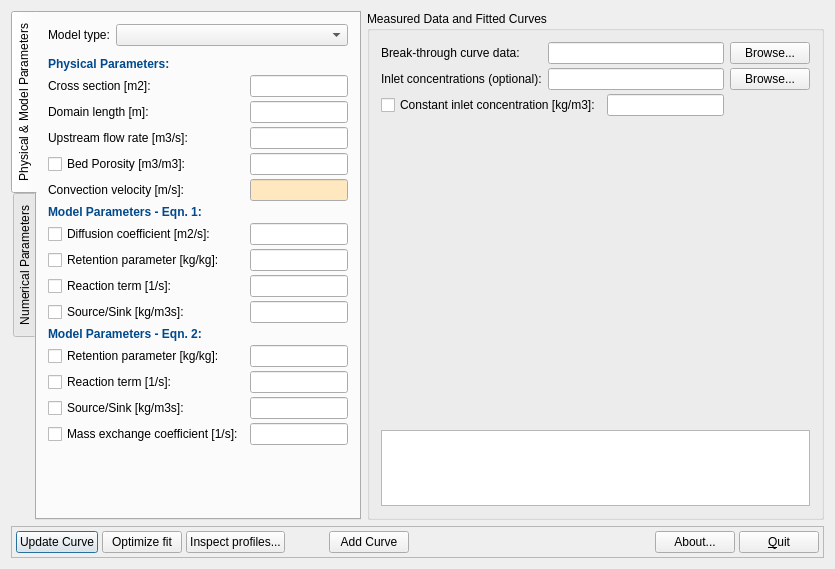
<?xml version="1.0" encoding="UTF-8"?>
<ui version="4.0">
 <class>CXTSimFit</class>
 <widget class="QDialog" name="CXTSimFit">
  <property name="geometry">
   <rect>
    <x>0</x>
    <y>0</y>
    <width>835</width>
    <height>569</height>
   </rect>
  </property>
  <property name="windowTitle">
   <string>CXT-SimFit</string>
  </property>
  <property name="windowIcon">
   <iconset resource="../resources/CXTSimFit.qrc">
    <normaloff>:/icons/icon_32.png</normaloff>:/icons/icon_32.png</iconset>
  </property>
  <layout class="QGridLayout" name="gridLayout_4">
   <item row="0" column="0">
    <widget class="QTabWidget" name="tabWidget">
     <property name="maximumSize">
      <size>
       <width>350</width>
       <height>16777215</height>
      </size>
     </property>
     <property name="tabPosition">
      <enum>QTabWidget::West</enum>
     </property>
     <property name="currentIndex">
      <number>0</number>
     </property>
     <widget class="QWidget" name="tab">
      <attribute name="title">
       <string>Physical &amp;&amp; Model Parameters</string>
      </attribute>
      <layout class="QVBoxLayout" name="verticalLayout">
       <item>
        <layout class="QHBoxLayout" name="horizontalLayout_3">
         <item>
          <widget class="QLabel" name="label_2">
           <property name="sizePolicy">
            <sizepolicy hsizetype="Minimum" vsizetype="Preferred">
             <horstretch>0</horstretch>
             <verstretch>0</verstretch>
            </sizepolicy>
           </property>
           <property name="text">
            <string>Model type:</string>
           </property>
          </widget>
         </item>
         <item>
          <widget class="QComboBox" name="comboBoxModel">
           <property name="sizePolicy">
            <sizepolicy hsizetype="MinimumExpanding" vsizetype="Fixed">
             <horstretch>0</horstretch>
             <verstretch>0</verstretch>
            </sizepolicy>
           </property>
          </widget>
         </item>
        </layout>
       </item>
       <item>
        <spacer name="verticalSpacer_2">
         <property name="orientation">
          <enum>Qt::Vertical</enum>
         </property>
         <property name="sizeType">
          <enum>QSizePolicy::Fixed</enum>
         </property>
         <property name="sizeHint" stdset="0">
          <size>
           <width>20</width>
           <height>5</height>
          </size>
         </property>
        </spacer>
       </item>
       <item>
        <layout class="QGridLayout" name="gridLayout">
         <property name="verticalSpacing">
          <number>4</number>
         </property>
         <item row="0" column="0" colspan="2">
          <widget class="QLabel" name="label_6">
           <property name="palette">
            <palette>
             <active>
              <colorrole role="WindowText">
               <brush brushstyle="SolidPattern">
                <color alpha="255">
                 <red>0</red>
                 <green>73</green>
                 <blue>141</blue>
                </color>
               </brush>
              </colorrole>
             </active>
             <inactive>
              <colorrole role="WindowText">
               <brush brushstyle="SolidPattern">
                <color alpha="255">
                 <red>0</red>
                 <green>73</green>
                 <blue>141</blue>
                </color>
               </brush>
              </colorrole>
             </inactive>
             <disabled>
              <colorrole role="WindowText">
               <brush brushstyle="SolidPattern">
                <color alpha="255">
                 <red>118</red>
                 <green>116</green>
                 <blue>108</blue>
                </color>
               </brush>
              </colorrole>
             </disabled>
            </palette>
           </property>
           <property name="font">
            <font>
             <weight>75</weight>
             <bold>true</bold>
            </font>
           </property>
           <property name="text">
            <string>Physical Parameters:</string>
           </property>
          </widget>
         </item>
         <item row="1" column="0">
          <widget class="QLabel" name="label_10">
           <property name="sizePolicy">
            <sizepolicy hsizetype="Expanding" vsizetype="Preferred">
             <horstretch>0</horstretch>
             <verstretch>0</verstretch>
            </sizepolicy>
           </property>
           <property name="text">
            <string>Cross section [m2]:</string>
           </property>
          </widget>
         </item>
         <item row="1" column="1">
          <widget class="QLineEdit" name="lineEditA">
           <property name="alignment">
            <set>Qt::AlignRight|Qt::AlignTrailing|Qt::AlignVCenter</set>
           </property>
          </widget>
         </item>
         <item row="2" column="0">
          <widget class="QLabel" name="label_11">
           <property name="text">
            <string>Domain length [m]:</string>
           </property>
          </widget>
         </item>
         <item row="2" column="1">
          <widget class="QLineEdit" name="lineEditL">
           <property name="alignment">
            <set>Qt::AlignRight|Qt::AlignTrailing|Qt::AlignVCenter</set>
           </property>
          </widget>
         </item>
         <item row="3" column="0">
          <widget class="QLabel" name="label_8">
           <property name="text">
            <string>Upstream flow rate [m3/s]:</string>
           </property>
          </widget>
         </item>
         <item row="3" column="1">
          <widget class="QLineEdit" name="lineEditq">
           <property name="alignment">
            <set>Qt::AlignRight|Qt::AlignTrailing|Qt::AlignVCenter</set>
           </property>
          </widget>
         </item>
         <item row="4" column="0">
          <widget class="QCheckBox" name="checkboxp">
           <property name="text">
            <string>Bed Porosity [m3/m3]:</string>
           </property>
          </widget>
         </item>
         <item row="4" column="1">
          <widget class="QLineEdit" name="lineEditp">
           <property name="alignment">
            <set>Qt::AlignRight|Qt::AlignTrailing|Qt::AlignVCenter</set>
           </property>
          </widget>
         </item>
         <item row="5" column="0">
          <widget class="QLabel" name="label_9">
           <property name="text">
            <string>Convection velocity [m/s]:</string>
           </property>
          </widget>
         </item>
         <item row="5" column="1">
          <widget class="QLineEdit" name="lineEditv">
           <property name="palette">
            <palette>
             <active>
              <colorrole role="Base">
               <brush brushstyle="SolidPattern">
                <color alpha="255">
                 <red>255</red>
                 <green>232</green>
                 <blue>191</blue>
                </color>
               </brush>
              </colorrole>
             </active>
             <inactive>
              <colorrole role="Base">
               <brush brushstyle="SolidPattern">
                <color alpha="255">
                 <red>255</red>
                 <green>232</green>
                 <blue>191</blue>
                </color>
               </brush>
              </colorrole>
             </inactive>
             <disabled>
              <colorrole role="Base">
               <brush brushstyle="SolidPattern">
                <color alpha="255">
                 <red>236</red>
                 <green>233</green>
                 <blue>216</blue>
                </color>
               </brush>
              </colorrole>
             </disabled>
            </palette>
           </property>
           <property name="alignment">
            <set>Qt::AlignRight|Qt::AlignTrailing|Qt::AlignVCenter</set>
           </property>
           <property name="readOnly">
            <bool>true</bool>
           </property>
          </widget>
         </item>
         <item row="7" column="0">
          <widget class="QCheckBox" name="checkboxD">
           <property name="text">
            <string>Diffusion coefficient [m2/s]:</string>
           </property>
          </widget>
         </item>
         <item row="7" column="1">
          <widget class="QLineEdit" name="lineEditD">
           <property name="alignment">
            <set>Qt::AlignRight|Qt::AlignTrailing|Qt::AlignVCenter</set>
           </property>
          </widget>
         </item>
         <item row="8" column="0">
          <widget class="QCheckBox" name="checkboxR">
           <property name="text">
            <string>Retention parameter [kg/kg]:</string>
           </property>
          </widget>
         </item>
         <item row="8" column="1">
          <widget class="QLineEdit" name="lineEditRC">
           <property name="alignment">
            <set>Qt::AlignRight|Qt::AlignTrailing|Qt::AlignVCenter</set>
           </property>
          </widget>
         </item>
         <item row="9" column="0">
          <widget class="QCheckBox" name="checkboxMuC">
           <property name="text">
            <string>Reaction term [1/s]:</string>
           </property>
          </widget>
         </item>
         <item row="9" column="1">
          <widget class="QLineEdit" name="lineEditMuC">
           <property name="alignment">
            <set>Qt::AlignRight|Qt::AlignTrailing|Qt::AlignVCenter</set>
           </property>
          </widget>
         </item>
         <item row="10" column="0">
          <widget class="QCheckBox" name="checkboxGammaC">
           <property name="text">
            <string>Source/Sink [kg/m3s]:</string>
           </property>
          </widget>
         </item>
         <item row="10" column="1">
          <widget class="QLineEdit" name="lineEditGammaC">
           <property name="alignment">
            <set>Qt::AlignRight|Qt::AlignTrailing|Qt::AlignVCenter</set>
           </property>
          </widget>
         </item>
         <item row="12" column="0">
          <widget class="QCheckBox" name="checkboxRS">
           <property name="text">
            <string>Retention parameter [kg/kg]:</string>
           </property>
          </widget>
         </item>
         <item row="12" column="1">
          <widget class="QLineEdit" name="lineEditRS">
           <property name="alignment">
            <set>Qt::AlignRight|Qt::AlignTrailing|Qt::AlignVCenter</set>
           </property>
          </widget>
         </item>
         <item row="6" column="0" colspan="2">
          <widget class="QLabel" name="label_7">
           <property name="palette">
            <palette>
             <active>
              <colorrole role="WindowText">
               <brush brushstyle="SolidPattern">
                <color alpha="255">
                 <red>0</red>
                 <green>73</green>
                 <blue>141</blue>
                </color>
               </brush>
              </colorrole>
             </active>
             <inactive>
              <colorrole role="WindowText">
               <brush brushstyle="SolidPattern">
                <color alpha="255">
                 <red>0</red>
                 <green>73</green>
                 <blue>141</blue>
                </color>
               </brush>
              </colorrole>
             </inactive>
             <disabled>
              <colorrole role="WindowText">
               <brush brushstyle="SolidPattern">
                <color alpha="255">
                 <red>118</red>
                 <green>116</green>
                 <blue>108</blue>
                </color>
               </brush>
              </colorrole>
             </disabled>
            </palette>
           </property>
           <property name="font">
            <font>
             <weight>75</weight>
             <bold>true</bold>
            </font>
           </property>
           <property name="text">
            <string>Model Parameters - Eqn. 1:</string>
           </property>
          </widget>
         </item>
         <item row="11" column="0">
          <widget class="QLabel" name="labelParameters2">
           <property name="palette">
            <palette>
             <active>
              <colorrole role="WindowText">
               <brush brushstyle="SolidPattern">
                <color alpha="255">
                 <red>0</red>
                 <green>73</green>
                 <blue>141</blue>
                </color>
               </brush>
              </colorrole>
             </active>
             <inactive>
              <colorrole role="WindowText">
               <brush brushstyle="SolidPattern">
                <color alpha="255">
                 <red>0</red>
                 <green>73</green>
                 <blue>141</blue>
                </color>
               </brush>
              </colorrole>
             </inactive>
             <disabled>
              <colorrole role="WindowText">
               <brush brushstyle="SolidPattern">
                <color alpha="255">
                 <red>118</red>
                 <green>116</green>
                 <blue>108</blue>
                </color>
               </brush>
              </colorrole>
             </disabled>
            </palette>
           </property>
           <property name="font">
            <font>
             <weight>75</weight>
             <bold>true</bold>
            </font>
           </property>
           <property name="text">
            <string>Model Parameters - Eqn. 2:</string>
           </property>
          </widget>
         </item>
         <item row="13" column="0">
          <widget class="QCheckBox" name="checkboxMuS">
           <property name="text">
            <string>Reaction term [1/s]:</string>
           </property>
          </widget>
         </item>
         <item row="13" column="1">
          <widget class="QLineEdit" name="lineEditMuS">
           <property name="alignment">
            <set>Qt::AlignRight|Qt::AlignTrailing|Qt::AlignVCenter</set>
           </property>
          </widget>
         </item>
         <item row="14" column="0">
          <widget class="QCheckBox" name="checkboxGammaS">
           <property name="text">
            <string>Source/Sink [kg/m3s]:</string>
           </property>
          </widget>
         </item>
         <item row="14" column="1">
          <widget class="QLineEdit" name="lineEditGammaS">
           <property name="alignment">
            <set>Qt::AlignRight|Qt::AlignTrailing|Qt::AlignVCenter</set>
           </property>
          </widget>
         </item>
         <item row="15" column="0">
          <widget class="QCheckBox" name="checkboxBeta">
           <property name="text">
            <string>Mass exchange coefficient [1/s]:</string>
           </property>
          </widget>
         </item>
         <item row="15" column="1">
          <widget class="QLineEdit" name="lineEditBeta">
           <property name="alignment">
            <set>Qt::AlignRight|Qt::AlignTrailing|Qt::AlignVCenter</set>
           </property>
          </widget>
         </item>
        </layout>
       </item>
       <item>
        <spacer name="verticalSpacer_4">
         <property name="orientation">
          <enum>Qt::Vertical</enum>
         </property>
         <property name="sizeType">
          <enum>QSizePolicy::Expanding</enum>
         </property>
         <property name="sizeHint" stdset="0">
          <size>
           <width>208</width>
           <height>13</height>
          </size>
         </property>
        </spacer>
       </item>
      </layout>
     </widget>
     <widget class="QWidget" name="tab_2">
      <attribute name="title">
       <string>Numerical Parameters</string>
      </attribute>
      <layout class="QGridLayout" name="gridLayout_3">
       <property name="verticalSpacing">
        <number>4</number>
       </property>
       <item row="1" column="0">
        <widget class="QLabel" name="label_12">
         <property name="text">
          <string>Grid cells (equidistant):</string>
         </property>
        </widget>
       </item>
       <item row="1" column="1">
        <widget class="QSpinBox" name="spinBoxBedElements">
         <property name="alignment">
          <set>Qt::AlignRight|Qt::AlignTrailing|Qt::AlignVCenter</set>
         </property>
         <property name="minimum">
          <number>100</number>
         </property>
         <property name="maximum">
          <number>20000</number>
         </property>
         <property name="singleStep">
          <number>100</number>
         </property>
        </widget>
       </item>
       <item row="3" column="0">
        <widget class="QLabel" name="labelEditTEnd">
         <property name="enabled">
          <bool>true</bool>
         </property>
         <property name="text">
          <string>Simulation time [h]:</string>
         </property>
        </widget>
       </item>
       <item row="3" column="1">
        <widget class="QLineEdit" name="lineEditTEnd">
         <property name="alignment">
          <set>Qt::AlignRight|Qt::AlignTrailing|Qt::AlignVCenter</set>
         </property>
        </widget>
       </item>
       <item row="4" column="0">
        <widget class="QLabel" name="labelEditOutputDt">
         <property name="enabled">
          <bool>true</bool>
         </property>
         <property name="text">
          <string>Output time step size [h]:</string>
         </property>
        </widget>
       </item>
       <item row="4" column="1">
        <widget class="QLineEdit" name="lineEditOutputDt">
         <property name="alignment">
          <set>Qt::AlignRight|Qt::AlignTrailing|Qt::AlignVCenter</set>
         </property>
        </widget>
       </item>
       <item row="5" column="0">
        <widget class="QLabel" name="labelEditOutputCount">
         <property name="enabled">
          <bool>true</bool>
         </property>
         <property name="text">
          <string>Concentration profiles stored every:</string>
         </property>
        </widget>
       </item>
       <item row="5" column="1">
        <widget class="QSpinBox" name="spinBoxOutputN">
         <property name="alignment">
          <set>Qt::AlignRight|Qt::AlignTrailing|Qt::AlignVCenter</set>
         </property>
         <property name="minimum">
          <number>1</number>
         </property>
         <property name="maximum">
          <number>3600</number>
         </property>
        </widget>
       </item>
       <item row="6" column="0">
        <widget class="QLabel" name="labelEditMaxDt">
         <property name="enabled">
          <bool>true</bool>
         </property>
         <property name="text">
          <string>Maximum time step [h]:</string>
         </property>
        </widget>
       </item>
       <item row="6" column="1">
        <widget class="QLineEdit" name="lineEditMaxDt">
         <property name="alignment">
          <set>Qt::AlignRight|Qt::AlignTrailing|Qt::AlignVCenter</set>
         </property>
        </widget>
       </item>
       <item row="7" column="0">
        <widget class="QLabel" name="labelEditMinDt">
         <property name="enabled">
          <bool>true</bool>
         </property>
         <property name="text">
          <string>Min. time step permitted [h]:</string>
         </property>
        </widget>
       </item>
       <item row="7" column="1">
        <widget class="QLineEdit" name="lineEditMinDt">
         <property name="alignment">
          <set>Qt::AlignRight|Qt::AlignTrailing|Qt::AlignVCenter</set>
         </property>
        </widget>
       </item>
       <item row="8" column="0">
        <widget class="QLabel" name="label_4">
         <property name="text">
          <string>Relative tolerance:</string>
         </property>
        </widget>
       </item>
       <item row="8" column="1">
        <widget class="QLineEdit" name="lineEditRelTol">
         <property name="alignment">
          <set>Qt::AlignRight|Qt::AlignTrailing|Qt::AlignVCenter</set>
         </property>
        </widget>
       </item>
       <item row="9" column="0">
        <widget class="QLabel" name="label_5">
         <property name="text">
          <string>Absolute tolerance:</string>
         </property>
        </widget>
       </item>
       <item row="9" column="1">
        <widget class="QLineEdit" name="lineEditAbsTol">
         <property name="alignment">
          <set>Qt::AlignRight|Qt::AlignTrailing|Qt::AlignVCenter</set>
         </property>
        </widget>
       </item>
       <item row="12" column="1">
        <spacer name="verticalSpacer_3">
         <property name="orientation">
          <enum>Qt::Vertical</enum>
         </property>
         <property name="sizeHint" stdset="0">
          <size>
           <width>20</width>
           <height>383</height>
          </size>
         </property>
        </spacer>
       </item>
       <item row="11" column="0">
        <widget class="QLabel" name="label_13">
         <property name="text">
          <string>Accuracy requested:</string>
         </property>
        </widget>
       </item>
       <item row="11" column="1">
        <widget class="QLineEdit" name="lineEditDigits">
         <property name="alignment">
          <set>Qt::AlignRight|Qt::AlignTrailing|Qt::AlignVCenter</set>
         </property>
        </widget>
       </item>
       <item row="2" column="0">
        <widget class="QLabel" name="label_14">
         <property name="palette">
          <palette>
           <active>
            <colorrole role="WindowText">
             <brush brushstyle="SolidPattern">
              <color alpha="255">
               <red>0</red>
               <green>73</green>
               <blue>141</blue>
              </color>
             </brush>
            </colorrole>
           </active>
           <inactive>
            <colorrole role="WindowText">
             <brush brushstyle="SolidPattern">
              <color alpha="255">
               <red>0</red>
               <green>73</green>
               <blue>141</blue>
              </color>
             </brush>
            </colorrole>
           </inactive>
           <disabled>
            <colorrole role="WindowText">
             <brush brushstyle="SolidPattern">
              <color alpha="255">
               <red>118</red>
               <green>116</green>
               <blue>108</blue>
              </color>
             </brush>
            </colorrole>
           </disabled>
          </palette>
         </property>
         <property name="font">
          <font>
           <weight>75</weight>
           <bold>true</bold>
          </font>
         </property>
         <property name="text">
          <string>CVODE Integrator:</string>
         </property>
        </widget>
       </item>
       <item row="10" column="0">
        <widget class="QLabel" name="label_16">
         <property name="palette">
          <palette>
           <active>
            <colorrole role="WindowText">
             <brush brushstyle="SolidPattern">
              <color alpha="255">
               <red>0</red>
               <green>73</green>
               <blue>141</blue>
              </color>
             </brush>
            </colorrole>
           </active>
           <inactive>
            <colorrole role="WindowText">
             <brush brushstyle="SolidPattern">
              <color alpha="255">
               <red>0</red>
               <green>73</green>
               <blue>141</blue>
              </color>
             </brush>
            </colorrole>
           </inactive>
           <disabled>
            <colorrole role="WindowText">
             <brush brushstyle="SolidPattern">
              <color alpha="255">
               <red>118</red>
               <green>116</green>
               <blue>108</blue>
              </color>
             </brush>
            </colorrole>
           </disabled>
          </palette>
         </property>
         <property name="font">
          <font>
           <weight>75</weight>
           <bold>true</bold>
          </font>
         </property>
         <property name="text">
          <string>LevMar Optimizer:</string>
         </property>
        </widget>
       </item>
      </layout>
     </widget>
    </widget>
   </item>
   <item row="0" column="1">
    <widget class="QGroupBox" name="groupBox_2">
     <property name="title">
      <string>Measured Data and Fitted Curves</string>
     </property>
     <layout class="QVBoxLayout" name="verticalLayout_2">
      <item>
       <layout class="QGridLayout" name="gridLayout_2">
        <property name="verticalSpacing">
         <number>4</number>
        </property>
        <item row="0" column="0">
         <widget class="QLabel" name="label">
          <property name="text">
           <string>Break-through curve data:</string>
          </property>
         </widget>
        </item>
        <item row="0" column="1" colspan="2">
         <widget class="QLineEdit" name="lineEditOutletData"/>
        </item>
        <item row="0" column="3">
         <widget class="QPushButton" name="pushButtonBrowseOutletData">
          <property name="text">
           <string>Browse...</string>
          </property>
         </widget>
        </item>
        <item row="1" column="0">
         <widget class="QLabel" name="label_3">
          <property name="text">
           <string>Inlet concentrations (optional):</string>
          </property>
         </widget>
        </item>
        <item row="1" column="1" colspan="2">
         <widget class="QLineEdit" name="lineEditInletData"/>
        </item>
        <item row="1" column="3">
         <widget class="QPushButton" name="pushButtonBrowseInletData">
          <property name="text">
           <string>Browse...</string>
          </property>
         </widget>
        </item>
        <item row="2" column="0" colspan="2">
         <widget class="QCheckBox" name="checkBoxInletC">
          <property name="text">
           <string>Constant inlet concentration [kg/m3]:</string>
          </property>
         </widget>
        </item>
        <item row="2" column="2">
         <widget class="QLineEdit" name="lineEditInletC">
          <property name="alignment">
           <set>Qt::AlignRight|Qt::AlignTrailing|Qt::AlignVCenter</set>
          </property>
         </widget>
        </item>
       </layout>
      </item>
      <item>
       <widget class="QNANChartWidget" name="chart" native="true">
        <property name="sizePolicy">
         <sizepolicy hsizetype="Expanding" vsizetype="Expanding">
          <horstretch>0</horstretch>
          <verstretch>4</verstretch>
         </sizepolicy>
        </property>
        <property name="layoutDirection">
         <enum>Qt::LeftToRight</enum>
        </property>
       </widget>
      </item>
      <item>
       <widget class="QListWidget" name="listWidgetCurveInfo">
        <property name="sizePolicy">
         <sizepolicy hsizetype="Expanding" vsizetype="Expanding">
          <horstretch>0</horstretch>
          <verstretch>1</verstretch>
         </sizepolicy>
        </property>
       </widget>
      </item>
     </layout>
     <zorder>chart</zorder>
     <zorder>listWidgetCurveInfo</zorder>
     <zorder></zorder>
    </widget>
   </item>
   <item row="1" column="0" colspan="2">
    <widget class="QFrame" name="frame">
     <property name="frameShape">
      <enum>QFrame::StyledPanel</enum>
     </property>
     <layout class="QHBoxLayout" name="horizontalLayout_2">
      <property name="spacing">
       <number>4</number>
      </property>
      <property name="leftMargin">
       <number>4</number>
      </property>
      <property name="topMargin">
       <number>4</number>
      </property>
      <property name="rightMargin">
       <number>4</number>
      </property>
      <property name="bottomMargin">
       <number>4</number>
      </property>
      <item>
       <widget class="QPushButton" name="pushButtonUpdateFit">
        <property name="toolTip">
         <string>Updates/recalculates the current (last) curve with the current input data.</string>
        </property>
        <property name="text">
         <string>Update Curve</string>
        </property>
        <property name="default">
         <bool>true</bool>
        </property>
       </widget>
      </item>
      <item>
       <widget class="QPushButton" name="pushButtonOptimize">
        <property name="toolTip">
         <string>Opens the optimization dialog...</string>
        </property>
        <property name="text">
         <string>Optimize fit</string>
        </property>
       </widget>
      </item>
      <item>
       <widget class="QPushButton" name="pushButtonProfiles">
        <property name="text">
         <string>Inspect profiles...</string>
        </property>
       </widget>
      </item>
      <item>
       <spacer name="horizontalSpacer_2">
        <property name="orientation">
         <enum>Qt::Horizontal</enum>
        </property>
        <property name="sizeType">
         <enum>QSizePolicy::Fixed</enum>
        </property>
        <property name="sizeHint" stdset="0">
         <size>
          <width>40</width>
          <height>20</height>
         </size>
        </property>
       </spacer>
      </item>
      <item>
       <widget class="QPushButton" name="pushButtonAddFit">
        <property name="toolTip">
         <string>Recalculates the curve with the current input parameters and adds it permenantly to the chart.</string>
        </property>
        <property name="text">
         <string>Add Curve</string>
        </property>
        <property name="autoDefault">
         <bool>false</bool>
        </property>
       </widget>
      </item>
      <item>
       <spacer name="horizontalSpacer_4">
        <property name="orientation">
         <enum>Qt::Horizontal</enum>
        </property>
        <property name="sizeHint" stdset="0">
         <size>
          <width>40</width>
          <height>20</height>
         </size>
        </property>
       </spacer>
      </item>
      <item>
       <widget class="QPushButton" name="pushButtonAbout">
        <property name="text">
         <string>About...</string>
        </property>
       </widget>
      </item>
      <item>
       <widget class="QPushButton" name="pushButtonQuit">
        <property name="text">
         <string>&amp;Quit</string>
        </property>
       </widget>
      </item>
     </layout>
    </widget>
   </item>
  </layout>
 </widget>
 <layoutdefault spacing="6" margin="11"/>
 <customwidgets>
  <customwidget>
   <class>QNANChartWidget</class>
   <extends>QWidget</extends>
   <header location="global">qnanchartwidget.h</header>
   <container>1</container>
  </customwidget>
 </customwidgets>
 <resources>
  <include location="../resources/CXTSimFit.qrc"/>
 </resources>
 <connections/>
</ui>
